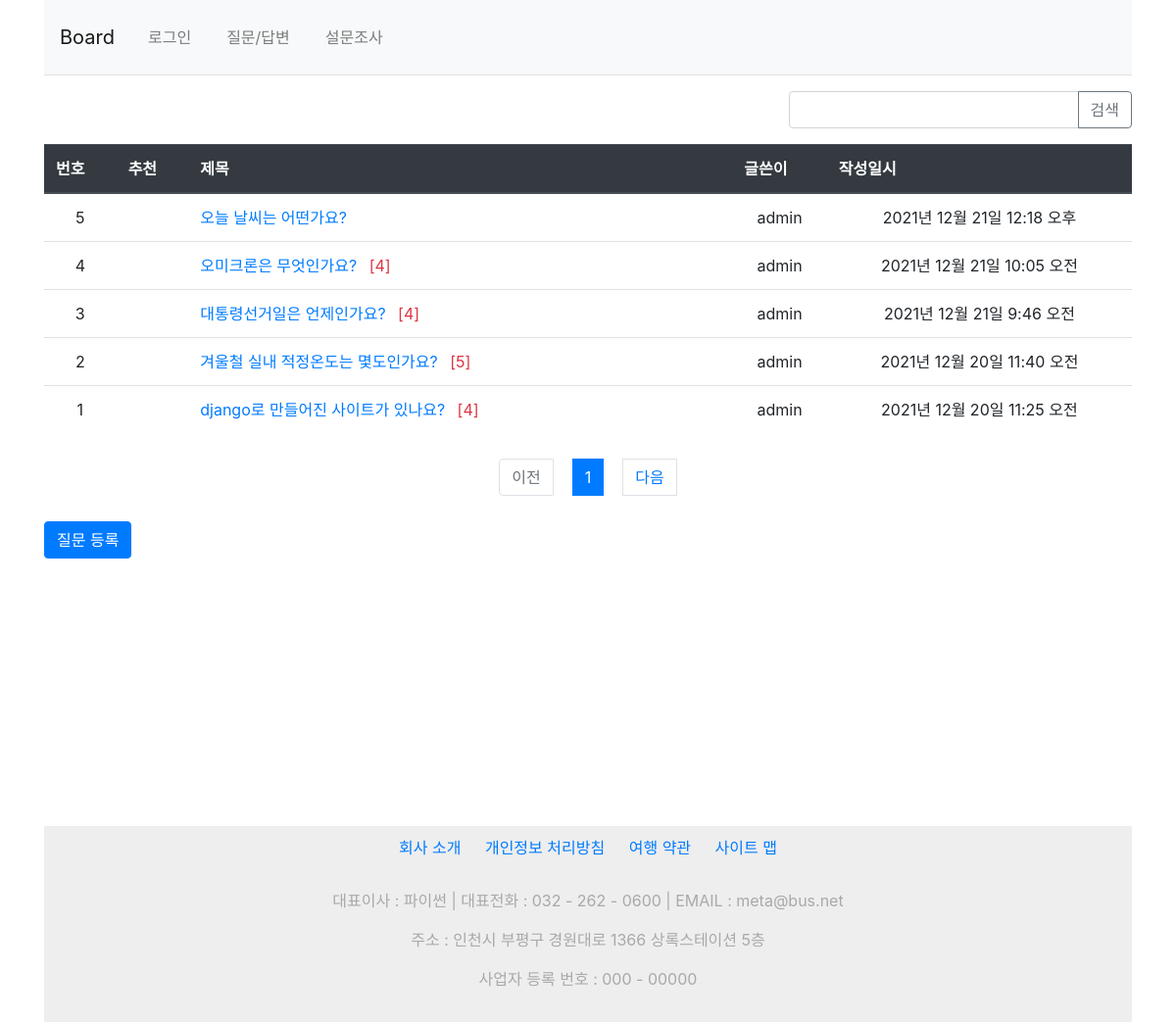
The page /board/boardlist on the database as committed earlier.
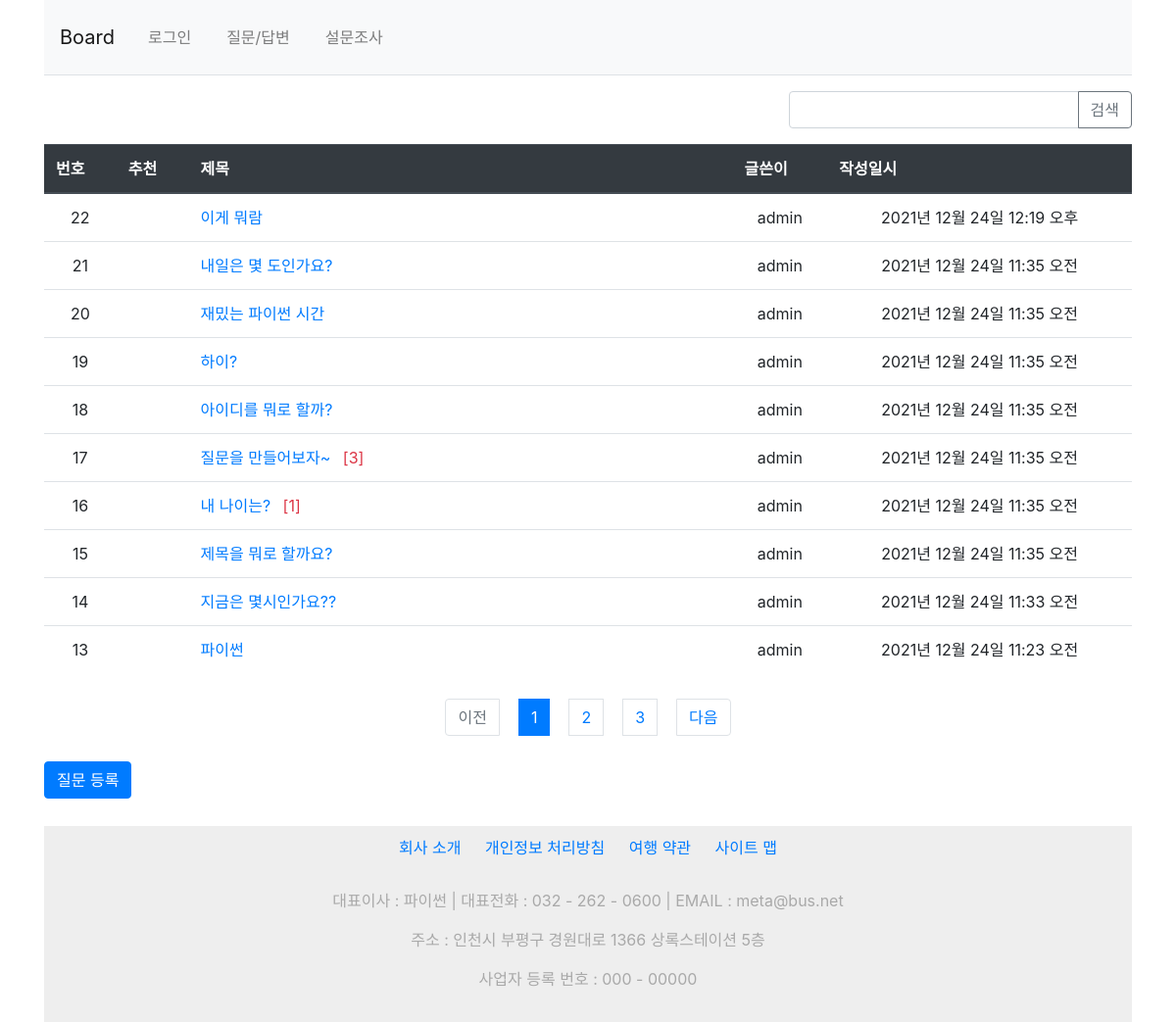
The same page on the database as committed later.
### board/models.py (models this page shows, shortened)
class Question(models.Model):
    author = models.ForeignKey(User, on_delete=models.CASCADE, related_name='author_question')
    subject = models.CharField(max_length=100)      #질문 제목
    content = models.TextField()                    #질문 내용
    create_date = models.DateTimeField()            #질문 작성일
    modify_date = models.DateTimeField(null=True, blank=True)            #질문 수정일
    voter = models.ManyToManyField(User, related_name='voter_question')            #추천수

### board/views/base_views.py (the view, shortened to what this page needs)
# urls.py: path('boardlist', base_views.boardlist, name='boardlist'),                                    #질문 목록
def boardlist(request):
    page = request.GET.get('page', 1)       #127.0.0.1:8000/  - 1페이지
    kw = request.GET.get('kw', '')      #검색어 가져오기
    question_list = Question.objects.order_by('-create_date')
    paginator = Paginator(question_list, 10)
    page_obj = paginator.get_page(page)  # 페이지 가져오기
    return render(request, 'board/question_list.html', {'question_list':page_obj, 'page':page, 'kw':kw})

### board/templatetags/board_filter.py (called while the page is built)
@register.filter
def sub(value, arg):
    return value - arg

### templates/board/question_list.html (shortened to what this page needs)
{% extends 'base.html' %}
{% load board_filter %}
{% block content %}
<section>
    <div class="row justify-content-end my-3">
        <div class="col-4 input-group">
            <input class="kw form-control" type="text" value="{{ kw|default_if_none:'' }}">
            <div class="input-group-append">
                <button type="button" id="btn_search"
                        class="btn btn-outline-secondary">검색</button>
            </div>
        </div>
    </div>
    <table class="table">
        <thead class="thead-dark">
            <tr>
                <th>번호</th>
                <th>추천</th>
                <th style="width:50%">제목</th>
                <th>글쓴이</th>
                <th>작성일시</th>
            </tr>
        </thead>
        <tbody>
            {% if question_list %}
                {% for question in question_list %}
                    <tr class ="text-center">
                        <td>{{ question_list.paginator.count|sub:question_list.start_index|sub:forloop.counter0|add:1 }}</td>
                        <td>
                        </td>
                        <td class="text-left">
                            <a href = "{% url 'board:detail' question.id %}">{{ question.subject }}</a>
                            {% if question.answer_set.count > 0 %}
                            <span class="text-danger smaLl ml-2">
                                [{{ question.answer_set.count}}]
                            </span>
                            {% endif %}
                        </td>
                        <td>{{ question.author }} </td>
                        <td>{{ question.create_date }}</td>
                    </tr>
                {% endfor %}
            {% else %}
                 <p>질문이 없습니다 </p>
            {% endif %}
        </tbody>
    </table>
        <ul class="pagination justify-content-center">
            {% if question_list.has_previous %}
            <li class="page-item">
                <a class="page-link" href="#" data-page="{{ question_list.previous_page_number }}">이전</a>
            </li>
            {% else %}
            <li class ="page-item disabled">
                <a class="page-link" tabindex ="-1" aria-disabled="true" href ="#">
                    이전
                </a>
            </li>
            {% endif %}
            {% for page_number in question_list.paginator.page_range %}
                {% if page_number == question_list.number %}
                <li class ="page-item active">
                    <a class="page-link" href="#" data-page="{{ page_number }}">{{ page_number }}</a>
                </li>
                {% else %}
                <li class ="page-item">
                    <a class="page-link" href="?page={{ page_number }}">{{ page_number }}</a>
                </li>
                {% endif %}
            {% endfor %}
            {% if question_list.has_next %}
            <li class="page-item">
                <a class="page-link" href="#" data-page="{{ question_list.next_page_number }}">다음</a>
            </li>
            {% else %}
            <li calss="page-item disabled">
                <a class="page-link" tabindex="-1" aria-disabled="ture" href="#">
                    다음
                </a>
            </li>
            {% endif %}
        </ul>
    <a class ="btn btn-primary"
       href = "{% url 'board:question_create' %}">질문 등록 </a>
</section>
{% endblock %}

Rows that differ between the two databases and show on the page:
no longer on this page (row edited): Question: paginator.count|sub "5", subject "오늘 날씨는 어떤가요?", author "admin", create_date "2021년 12월 21일 12:18 오후"
no longer on this page (row unchanged): Question: paginator.count|sub "4", subject "오미크론은 무엇인가요?", answer_set.count "4", author "admin", create_date "2021년 12월 21일 10:05 오전"
no longer on this page (row unchanged): Question: paginator.count|sub "3", subject "대통령선거일은 언제인가요?", answer_set.count "4", author "admin", create_date "2021년 12월 21일 9:46 오전"
no longer on this page (row unchanged): Question: paginator.count|sub "2", subject "겨울철 실내 적정온도는 몇도인가요?", answer_set.count "5", author "admin", create_date "2021년 12월 20일 11:40 오전"
no longer on this page (row unchanged): Question: paginator.count|sub "1", subject "django로 만들어진 사이트가 있나요?", answer_set.count "4", author "admin", create_date "2021년 12월 20일 11:25 오전"
added Question: paginator.count|sub "22", subject "이게 뭐람", author "admin", create_date "2021년 12월 24일 12:19 오후"
added Question: paginator.count|sub "21", subject "내일은 몇 도인가요?", author "admin", create_date "2021년 12월 24일 11:35 오전"
added Question: paginator.count|sub "20", subject "재밌는 파이썬 시간", author "admin", create_date "2021년 12월 24일 11:35 오전"
added Question: paginator.count|sub "19", subject "하이?", author "admin", create_date "2021년 12월 24일 11:35 오전"
added Question: paginator.count|sub "18", subject "아이디를 뭐로 할까?", author "admin", create_date "2021년 12월 24일 11:35 오전"
added Question: paginator.count|sub "17", subject "질문을 만들어보자~", answer_set.count "3", author "admin", create_date "2021년 12월 24일 11:35 오전"
added Question: paginator.count|sub "16", subject "내 나이는?", answer_set.count "1", author "admin", create_date "2021년 12월 24일 11:35 오전"
added Question: paginator.count|sub "15", subject "제목을 뭐로 할까요?", author "admin", create_date "2021년 12월 24일 11:35 오전"
added Question: paginator.count|sub "14", subject "지금은 몇시인가요??", author "admin", create_date "2021년 12월 24일 11:33 오전"
added Question: paginator.count|sub "13", subject "파이썬", author "admin", create_date "2021년 12월 24일 11:23 오전"
Other text that changed with them:
new list line: "2"
new list line: "3"
